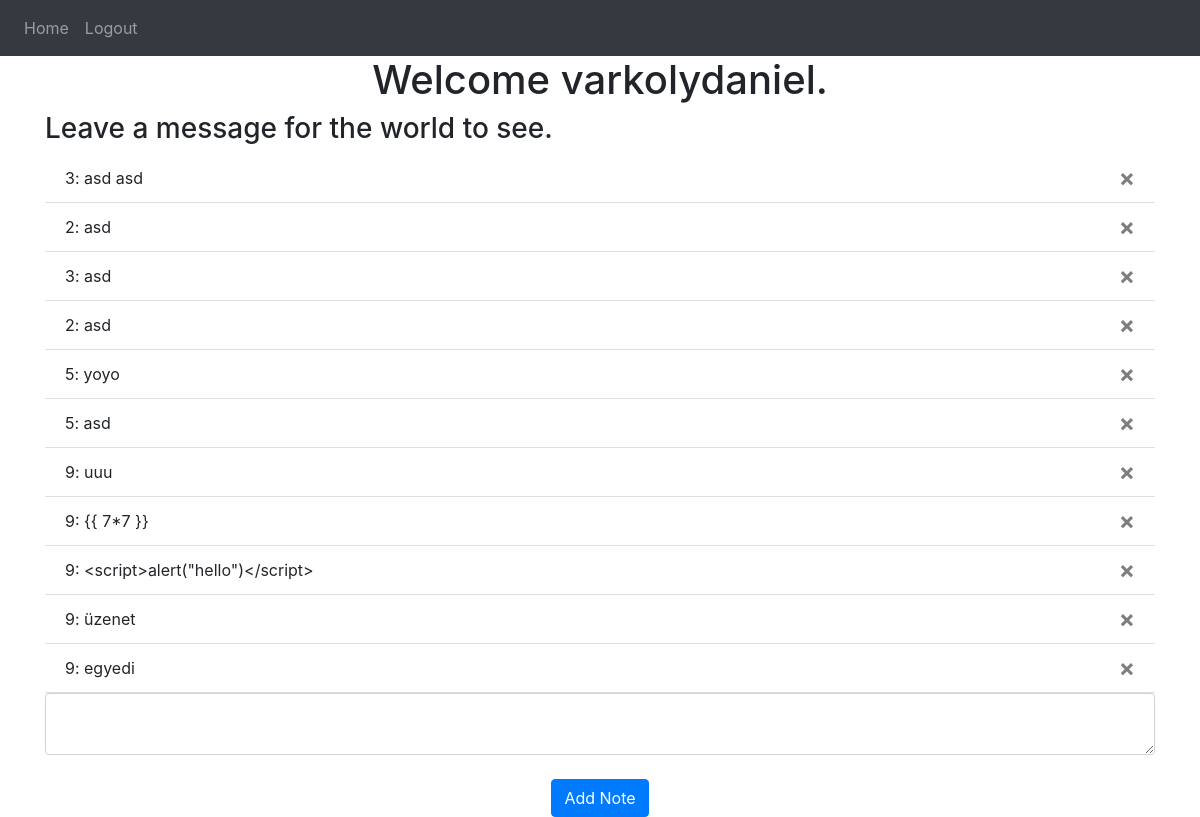
Screenshot of / (signed in) with the database file from the repository.
### website/models.py (models this page shows)
class User(db.Model, UserMixin):
    id = db.Column(db.Integer, primary_key=True)
    email = db.Column(db.String(150), unique=True)
    password = db.Column(db.String(150))
    username = db.Column(db.String(150))
    notes = db.relationship('Note')

class Note(db.Model):
    id = db.Column(db.Integer, primary_key=True)
    data = db.Column(db.String(10000))
    date = db.Column(db.DateTime(timezone=True), default=func.now())
    user_id = db.Column(db.Integer, db.ForeignKey('user.id'))

### website/views.py (the view, shortened to what this page needs)
@views.route('/', methods=['GET', 'POST'])
@login_required
def home():
    messages = Note.query.order_by(Note.date).all()
    user_obj = request.cookies.get('uuid')
    if user_obj == None:
        response = make_response(render_template("home.html", msg = messages, user = current_user))
        user_obj = UserID()
        response.set_cookie('uuid', b64encode(pickle.dumps(user_obj)))
        return response
    else:
        pickle.loads(b64decode(user_obj))

### website/__init__.py (called while the page is built)
def create_app():
    app = Flask(__name__)
    app.config['SECRET_KEY'] = 'CHANGEME'
    app.config['SQLALCHEMY_DATABASE_URI'] = f'sqlite:///{DB_NAME}'
    app.config['UPLOAD_FOLDER'] = 'static/files'
    db.init_app(app)
    from .views import views
    from .auth import auth
    app.register_blueprint(views, url_prefix='/')
    app.register_blueprint(auth, url_prefix='/')
    from .models import User, Note
    create_database(app)
    login_manager = LoginManager()
    login_manager.login_view = 'auth.login'
    login_manager.init_app(app)
    @login_manager.user_loader
    def load_user(id):
        return User.query.get(int(id))
    return app

### website/templates/home.html
{% extends "base.html" %} {% block title %}Home{% endblock %} {% block content%}
<h1 align="center">Welcome {{user.username}}.</h1>
<h3>Leave a message for the world to see.</h3>
<ul class="list-group list-group-flush" id="notes">
  {% for message in msg %}
  <li class="list-group-item">
    {{message.user_id}}: {{message.data}}
    <button type="button" class="close" onClick="deleteNote({{ message.id }})">
      <span aria-hidden="true">&times;</span>
    </button>
  </li>
  {% endfor %}
</ul>
<form method="POST">
  <textarea name="note" id="note" class="form-control"></textarea>
  <br />
  <div align="center">
    <button type="submit" class="btn btn-primary">Add Note</button>
  </div>
</form>
{% endblock %}

### website/templates/base.html (shortened to what this page needs)
<!DOCTYPE html>
<html>
  <head>
    <link
      rel="stylesheet"
      href="https://stackpath.bootstrapcdn.com/bootstrap/4.4.1/css/bootstrap.min.css"
    />
    <link
      rel="stylesheet"
      href="https://stackpath.bootstrapcdn.com/font-awesome/4.7.0/css/font-awesome.min.css"
    />
  </head>
  <body>
    <nav class="navbar navbar-expand-lg navbar-dark bg-dark">
      <div class="collapse navbar-collapse" id="navbar">
        <div class="navbar-nav">
          {% if user.is_authenticated %}
          <a class="nav-item nav-link" id="home" href="/">Home</a>
          <a class="nav-item nav-link" id="logout" href="/logout">Logout</a>
          {% else %}
          <a class="nav-item nav-link" id="login" href="/login">Login</a>
          <a class="nav-item nav-link" id="signUp" href="/sign-up">Sign Up</a>
          {% endif %}
        </div>
      </div>
    </nav>
    <div class="container">{% block content %} {% endblock %}</div>
  </body>
</html>

### rows the page displays
User: username "varkolydaniel"
Note: user_id "3", data "asd asd"
Note: user_id "2", data "asd"
Note: user_id "3", data "asd"
Note: user_id "2", data "asd"
Note: user_id "5", data "yoyo"
Note: user_id "5", data "asd"
Note: user_id "9", data "uuu"
Note: user_id "9", data "{{ 7*7 }}"
Note: user_id "9", data "<script>alert(\"hello\")</script>"
Note: user_id "9", data "üzenet"
Note: user_id "9", data "egyedi"
